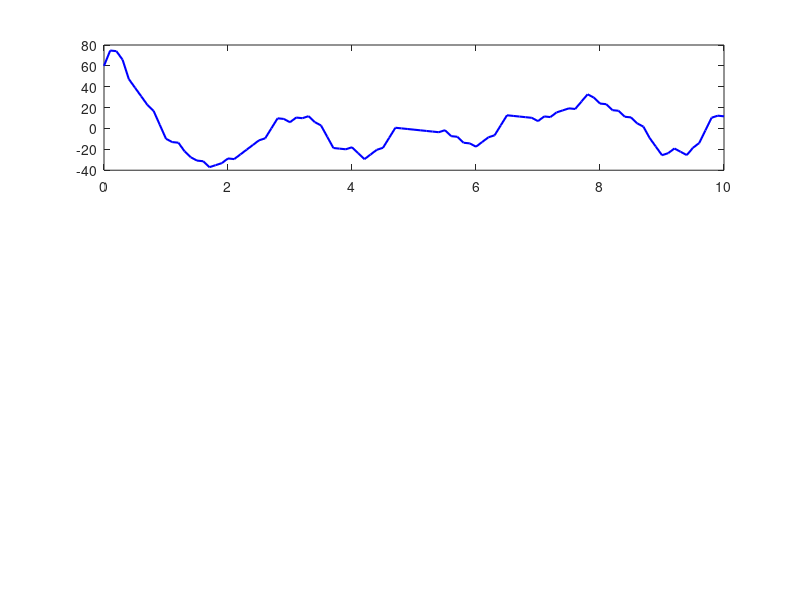

Source code (MATLAB): (Note: this script raises an error after producing the figure.)
%% LKA System - Three Scenario Comparison
rng(42);

%% Common Parameters
L = 2.64; m = 1525; T = 0.1; N = 10; Nc = 5;
delta_max = deg2rad(35); delta_rate_max = deg2rad(5);
w1 = 30; w2 = 10; w3 = 3;
F_wind = 50; theta = deg2rad(1.72); g = 9.81;
noise_std = 0.03;
y0 = 0.6; psi0 = deg2rad(3);
t_total = 10; steps = t_total / T;
t_hist = 0:T:t_total;

%% Define 3 Scenarios
% Scenario 1: Straight road, 100 km/h
% Scenario 2: Curved road, 100 km/h  
% Scenario 3: Straight road, 60 km/h vs 120 km/h

speeds = [27.78, 27.78, 16.67, 33.33];  % m/s: 100, 100, 60, 120 km/h
labels = {'Straight 100km/h', 'Curved 100km/h', 'Straight 60km/h', 'Straight 120km/h'};
colors = {'b', 'r', 'g', 'm'};
use_curve = [false, true, false, false];  % which scenarios have road curvature

% Storage for all scenarios
all_y = zeros(4, steps+1);
all_psi = zeros(4, steps+1);
all_delta = zeros(4, steps);

%% Run Each Scenario
for sc = 1:4
    rng(42);  % Reset noise for fair comparison
    v = speeds(sc);
    a_dist = (F_wind/m) + g*sin(theta);
    
    y_hist = zeros(1, steps+1);
    psi_hist = zeros(1, steps+1);
    delta_hist = zeros(1, steps);
    y_hist(1) = y0;
    psi_hist(1) = psi0;
    delta_prev = 0;
    
    for k = 1:steps
        % Current time
        t_now = (k-1) * T;
        
        % Road curvature (only for scenario 2)
        if use_curve(sc)
            % Gentle curve: curvature changes like a winding road
            kappa = 0.001 * sin(0.5 * t_now);  % road curvature (1/m)
            psi_road = kappa * v * T;  % heading change from road curve
        else
            psi_road = 0;
        end
        
        % LIDAR measurement with noise
        y_meas = y_hist(k) + noise_std * randn();
        psi_meas = psi_hist(k) + deg2rad(0.2) * randn();
        
        % MPC Optimization
        delta_seq = ones(1, Nc) * delta_prev;
        
        for iter = 1:20
            for s = 1:Nc
                best_J_local = inf;
                best_val = delta_seq(s);
                
                test_vals = [delta_seq(s) - deg2rad(2), ...
                             delta_seq(s) - deg2rad(0.5), ...
                             delta_seq(s), ...
                             delta_seq(s) + deg2rad(0.5), ...
                             delta_seq(s) + deg2rad(2)];
                
                for t_idx = 1:length(test_vals)
                    trial = delta_seq;
                    trial(s) = test_vals(t_idx);
                    trial(s) = max(-delta_max, min(delta_max, trial(s)));
                    
                    if s == 1 && abs(trial(1) - delta_prev) > delta_rate_max
                        continue;
                    end
                    if s > 1 && abs(trial(s) - trial(s-1)) > delta_rate_max
                        continue;
                    end
                    
                    y_p = y_meas; psi_p = psi_meas; J = 0;
                    
                    for i = 1:N
                        if i <= Nc
                            d_i = trial(i);
                        else
                            d_i = trial(Nc);
                        end
                        psi_p = psi_p + T * (v / L) * tan(d_i) - psi_road;
                        y_p = y_p + T * v * sin(psi_p) + 0.5 * T^2 * a_dist;
                        J = J + w1 * y_p^2 + w2 * psi_p^2;
                    end
                    
                    J = J + w3 * (trial(1) - delta_prev)^2;
                    for s2 = 2:Nc
                        J = J + w3 * (trial(s2) - trial(s2-1))^2;
                    end
                    
                    if J < best_J_local
                        best_J_local = J;
                        best_val = test_vals(t_idx);
                    end
                end
                delta_seq(s) = max(-delta_max, min(delta_max, best_val));
            end
        end
        
        best_delta = delta_seq(1);
        delta_hist(k) = best_delta;
        
        psi_hist(k+1) = psi_hist(k) + T * (v / L) * tan(best_delta) - psi_road;
        y_hist(k+1) = y_hist(k) + T * v * sin(psi_hist(k)) + 0.5 * T^2 * a_dist;
        delta_prev = best_delta;
    end
    
    all_y(sc,:) = y_hist;
    all_psi(sc,:) = psi_hist;
    all_delta(sc,:) = delta_hist;
    
    disp([labels{sc}, ' --> Lateral: ', num2str(y_hist(end)*100,'%.1f'), ...
          'cm, Heading: ', num2str(rad2deg(psi_hist(end)),'%.2f'), ' deg'])
end

%% PLOTTING - Scenario 1: Straight Road 100 km/h (Baseline)
figure('Name', 'Scenario 1: Straight Road 100km/h', 'Position', [50 50 900 600])

subplot(3,1,1)
plot(t_hist, all_y(1,:)*100, 'b', 'LineWidth', 1.5); hold on
yline(0, 'g--', 'Lane Center', 'LineWidth', 1)
yline(91.25, 'r--', 'Lane Edge', 'LineWidth', 1)
yline(-91.25, 'r--', 'Lane Edge', 'LineWidth', 1)
xlabel('Time (s)'); ylabel('Lateral Position (cm)')
title('Scenario 1: Straight Road at 100 km/h - Lateral Position')
grid on

subplot(3,1,2)
plot(t_hist, rad2deg(all_psi(1,:)), 'b', 'LineWidth', 1.5); hold on
yline(0, 'g--', 'Desired', 'LineWidth', 1)
xlabel('Time (s)'); ylabel('Heading (deg)')
title('Heading Angle'); grid on

subplot(3,1,3)
stairs(t_hist(1:end-1), rad2deg(all_delta(1,:)), 'b', 'LineWidth', 1.2); hold on
yline(35, 'r--', 'LineWidth', 1); yline(-35, 'r--', 'LineWidth', 1)
xlabel('Time (s)'); ylabel('Steering (deg)')
title('MPC Steering Command'); grid on

%% PLOTTING - Scenario 2: Curved vs Straight
figure('Name', 'Scenario 2: Straight vs Curved Road', 'Position', [100 100 900 600])

subplot(3,1,1)
plot(t_hist, all_y(1,:)*100, 'b', 'LineWidth', 1.5); hold on
plot(t_hist, all_y(2,:)*100, 'r', 'LineWidth', 1.5)
yline(0, 'g--', 'LineWidth', 1)
yline(91.25, 'k--', 'LineWidth', 0.5); yline(-91.25, 'k--', 'LineWidth', 0.5)
xlabel('Time (s)'); ylabel('Lateral Position (cm)')
title('Lateral Position: Straight vs Curved Road at 100 km/h')
legend('Straight', 'Curved', 'Location', 'northeast'); grid on

subplot(3,1,2)
plot(t_hist, rad2deg(all_psi(1,:)), 'b', 'LineWidth', 1.5); hold on
plot(t_hist, rad2deg(all_psi(2,:)), 'r', 'LineWidth', 1.5)
yline(0, 'g--', 'LineWidth', 1)
xlabel('Time (s)'); ylabel('Heading (deg)')
title('Heading Angle: Straight vs Curved')
legend('Straight', 'Curved', 'Location', 'northeast'); grid on

subplot(3,1,3)
stairs(t_hist(1:end-1), rad2deg(all_delta(1,:)), 'b', 'LineWidth', 1.2); hold on
stairs(t_hist(1:end-1), rad2deg(all_delta(2,:)), 'r', 'LineWidth', 1.2)
yline(35, 'k--', 'LineWidth', 0.5); yline(-35, 'k--', 'LineWidth', 0.5)
xlabel('Time (s)'); ylabel('Steering (deg)')
title('Steering Command: Straight vs Curved')
legend('Straight', 'Curved', 'Location', 'northeast'); grid on

%% PLOTTING - Scenario 3: Speed Comparison (separate subplots)
figure('Name', 'Scenario 3: Speed Comparison', 'Position', [150 150 900 700])

subplot(3,1,1)
plot(t_hist, all_y(3,:)*100, 'g', 'LineWidth', 1.5); hold on
yline(0, 'k--', 'LineWidth', 0.5)
yline(91.25, 'r--', 'LineWidth', 0.5); yline(-91.25, 'r--', 'LineWidth', 0.5)
xlabel('Time (s)'); ylabel('Lateral Position (cm)')
title('60 km/h — Lateral: -4.5cm, Heading: 0.12°')
grid on

subplot(3,1,2)
plot(t_hist, all_y(1,:)*100, 'b', 'LineWidth', 1.5); hold on
yline(0, 'k--', 'LineWidth', 0.5)
yline(91.25, 'r--', 'LineWidth', 0.5); yline(-91.25, 'r--', 'LineWidth', 0.5)
xlabel('Time (s)'); ylabel('Lateral Position (cm)')
title('100 km/h — Lateral: 8.9cm, Heading: 1.42°')
grid on

subplot(3,1,3)
plot(t_hist, all_y(4,:)*100, 'm', 'LineWidth', 1.5); hold on
yline(0, 'k--', 'LineWidth', 0.5)
yline(91.25, 'r--', 'LineWidth', 0.5); yline(-91.25, 'r--', 'LineWidth', 0.5)
xlabel('Time (s)'); ylabel('Lateral Position (cm)')
title('120 km/h — Lateral: -15.2cm, Heading: 0.47°')
grid on
